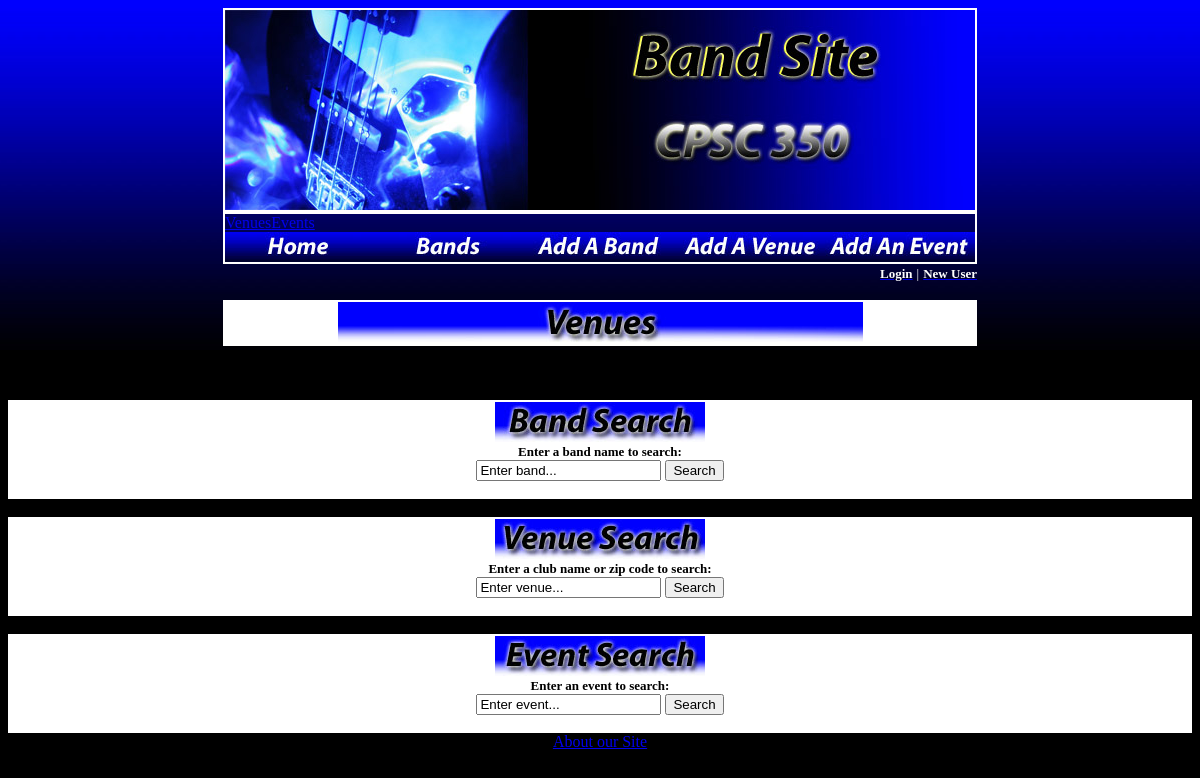
The page /index.php?page=venue_list.php on the database as committed earlier.
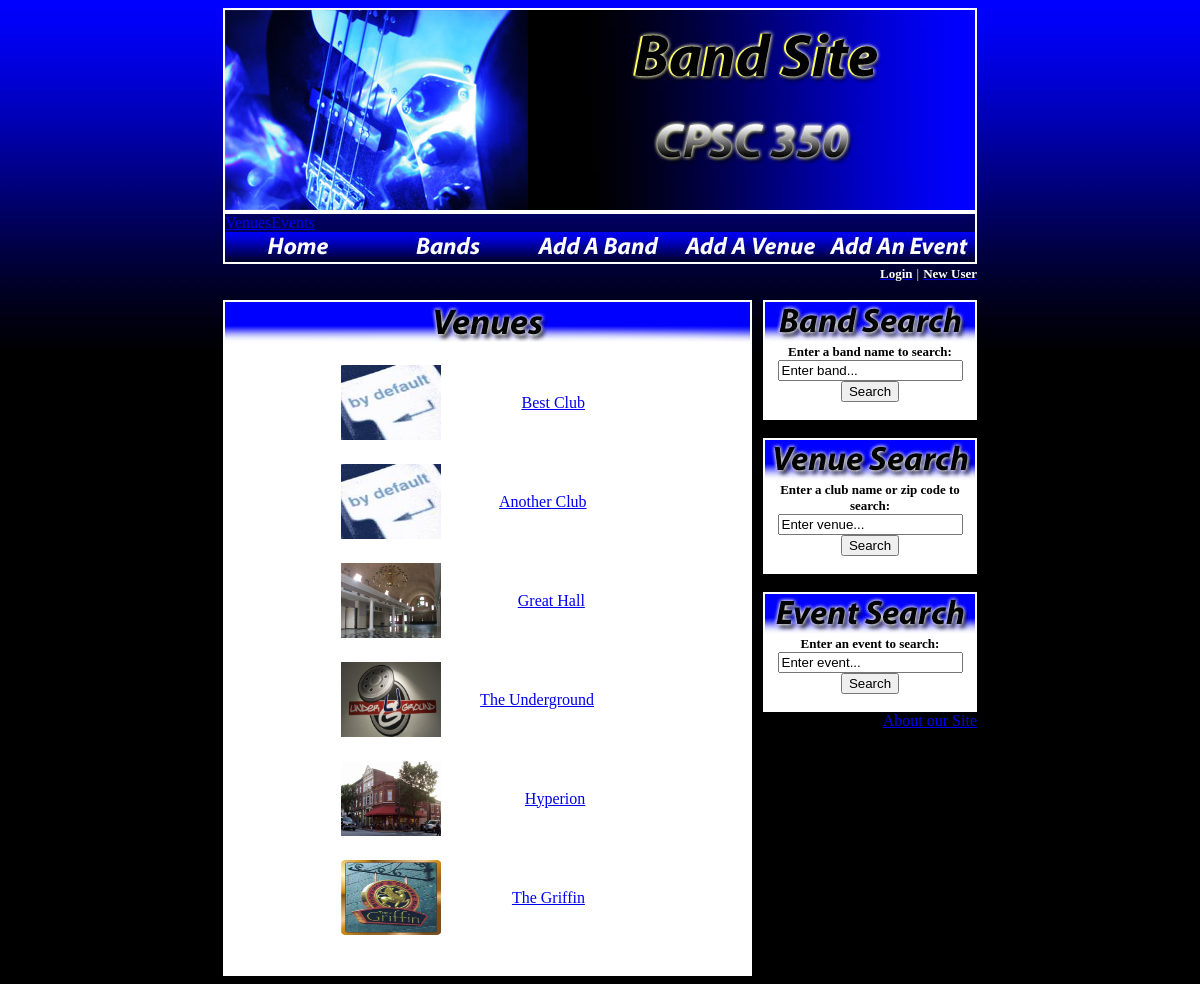
The same page on the database as committed later.
### tables this page shows
CREATE TABLE IF NOT EXISTS `venues` (
  `venue_id` smallint(6) NOT NULL AUTO_INCREMENT,
  `name` varchar(50) NOT NULL,
  `street_address` varchar(50) NOT NULL,
  `city` varchar(25) NOT NULL,
  `state` varchar(2) NOT NULL,
  `image` varchar(25) NOT NULL DEFAULT "default.jpeg",
  `about` blob,
  `map` blob,
  PRIMARY KEY (`venue_id`)
);

### venue_list.php (the view, shortened to what this page needs)
<table border="1" bordercolor="white" cellpadding="0" cellspacing="0" width="100%">
<tr bgcolor="white"><td align="center">
<img border="0" src="title_venues.jpg">
</td></tr>
<tr bgcolor="white"><td align="center">
<?php include "db_connect.php" ?>
<?php
$query = "SELECT name, image, venue_id FROM venues";
  $result = mysqli_query($db, $query)
   or die("Error 1 Querying Database");
  while($row = mysqli_fetch_array($result)) {
  	$name = $row['name'];
      $image = $row['image'];
	$id = $row['venue_id'];
      echo "<table style = \"width: 300px;\"/></>";
	echo "<tr><td><img src =\"$image\" style = \"width: 100px; height: 75px;\"/></td>";
  	echo "<td><a href='index.php?page=venuepage.php&id=$id'>$name</a></td></tr><br/>";
}
?>
</table>
<br/>
<br />
</td></tr>

Rows that differ between the two databases and show on the page:
added venues: image (placeholder picture), name "Best Club"
added venues: image (placeholder picture), name "Another Club"
added venues: image (picture), name "Great Hall"
added venues: image (picture), name "The Underground"
added venues: image (picture), name "Hyperion"
added venues: image (picture), name "The Griffin"
